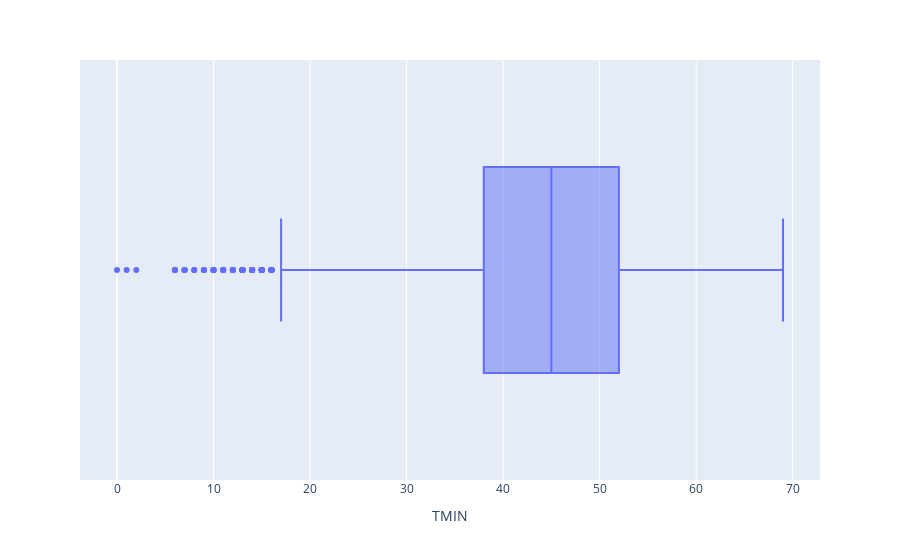

The notebook cell saved with this chart:
### Code cell
box3 = px.box(x=df['TMIN'], labels={'x':'TMIN'})
box3.show()

### Figure 1 — Plotly figure (JSON) as saved in the notebook; plotly's stock layout.template omitted (floating-point values rounded to 4 significant figures; data arrays with more than 128 entries replaced by an {"elided": "..."} marker saying what was removed)
{"data": [{"alignmentgroup": "True", "hovertemplate": "TMIN=%{x}<extra></extra>", "legendgroup": "", "marker": {"color": "#636efa"}, "name": "", "notched": false, "offsetgroup": "", "orientation": "h", "showlegend": false, "type": "box", "x": {"elided": "21987 int values"}, "x0": " ", "xaxis": "x", "y0": " ", "yaxis": "y"}], "layout": {"boxmode": "group", "legend": {"tracegroupgap": 0}, "margin": {"t": 60}, "xaxis": {"anchor": "y", "domain": [0, 1], "title": {"text": "TMIN"}}, "yaxis": {"anchor": "x", "domain": [0, 1]}}}
